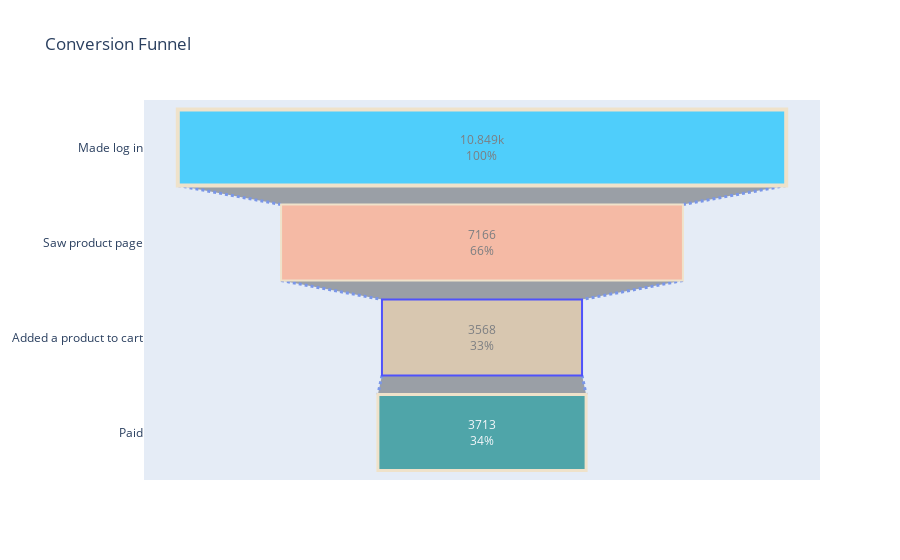

The notebook cell saved with this chart:
### Markdown cell above
**Building the funnel:**

### Code cell
from plotly import graph_objects as go

fig = go.Figure(go.Funnel(
    y = ["Made log in", "Saw product page", "Added a product to cart", "Paid"],
    x = [n_login, n_product_page, n_product_cart, n_purchase],
textposition = "inside",
    textinfo = "value+percent initial",
    opacity = 0.65, marker = {"color": ["deepskyblue", "lightsalmon", "tan", "teal"],
    "line": {"width": [4, 2, 2, 3, 1, 1], "color": ["wheat", "wheat", "blue", "wheat", "wheat"]}},
    connector = {"line": {"color": "royalblue", "dash": "dot", "width": 3}}),
    )
fig.update_layout(
    title='Conversion Funnel')
fig.show()

### Figure 1 — Plotly figure (JSON) as saved in the notebook; plotly's stock layout.template omitted (floating-point values rounded to 4 significant figures)
{"data": [{"connector": {"line": {"color": "royalblue", "dash": "dot", "width": 3}}, "marker": {"color": ["deepskyblue", "lightsalmon", "tan", "teal"], "line": {"color": ["wheat", "wheat", "blue", "wheat", "wheat"], "width": [4, 2, 2, 3, 1, 1]}}, "opacity": 0.65, "textinfo": "value+percent initial", "textposition": "inside", "type": "funnel", "x": [10849, 7166, 3568, 3713], "y": ["Made log in", "Saw product page", "Added a product to cart", "Paid"]}], "layout": {"title": {"text": "Conversion Funnel"}}}
